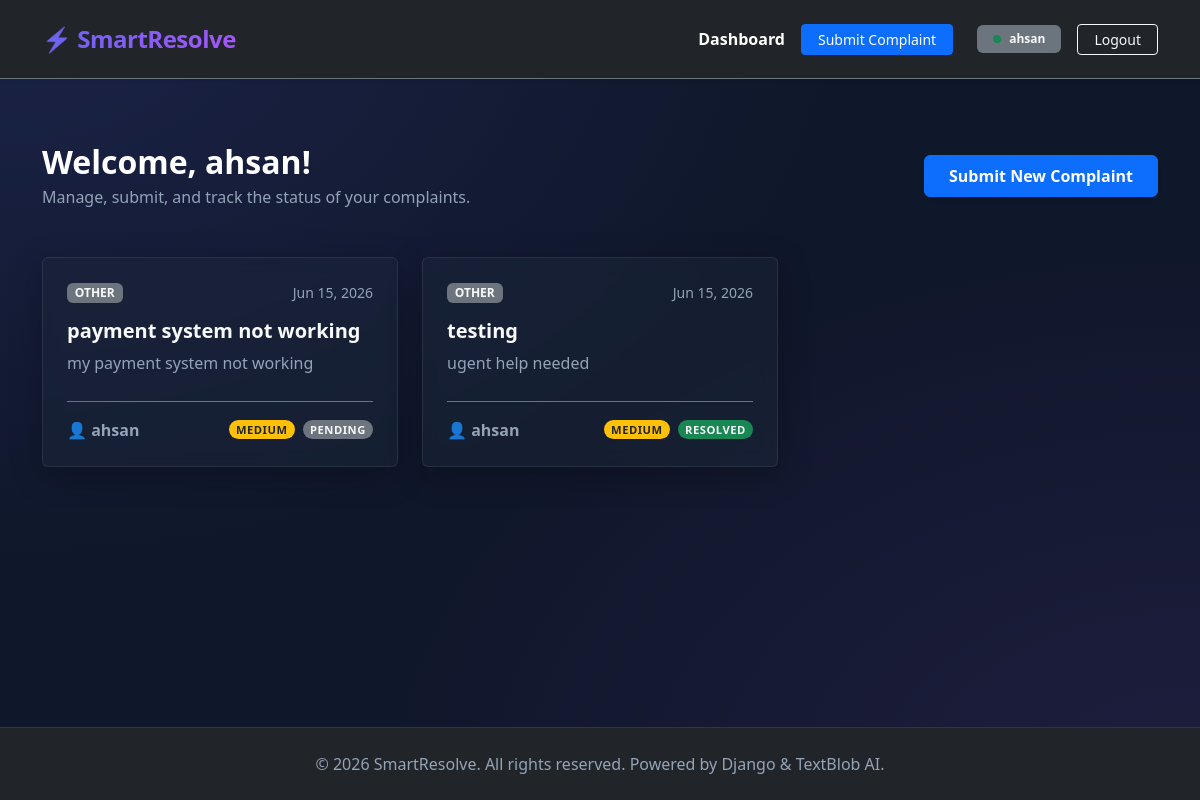
The page / (signed in) on the database its author committed.
### complaint/models.py (models this page shows, shortened)
class Complaint(models.Model):
    CATEGORY_CHOICES = [
        ('technical', 'Technical Support'),
        ('billing', 'Billing & Payments'),
        ('account', 'Account Issues'),
        ('feedback', 'General Feedback'),
        ('other', 'Other'),
    ]
    PRIORITY_CHOICES = [
        ('Low', 'Low'),
        ('Medium', 'Medium'),
        ('High', 'High'),
    ]
    STATUS_CHOICES = [
        ('Pending', 'Pending'),
        ('In Progress', 'In Progress'),
        ('Resolved', 'Resolved'),
    ]
    user = models.ForeignKey(User, on_delete=models.CASCADE, related_name='complaints')
    title = models.CharField(max_length=200)
    description = models.TextField()
    category = models.CharField(max_length=20, choices=CATEGORY_CHOICES, default='other')
    priority = models.CharField(max_length=10, choices=PRIORITY_CHOICES, default='Medium')
    status = models.CharField(max_length=15, choices=STATUS_CHOICES, default='Pending')
    sentiment_score = models.FloatField(null=True, blank=True)
    created_at = models.DateTimeField(auto_now_add=True)
    class Meta:
        ordering = ['-created_at']

### complaint/views.py (the view)
# urls.py: path('', views.dashboard_view, name='dashboard'),
@login_required(login_url='login')
def dashboard_view(request):
    if request.user.is_staff:
        complaints = Complaint.objects.all()
        pending_count = complaints.filter(status='Pending').count()
        progress_count = complaints.filter(status='In Progress').count()
        resolved_count = complaints.filter(status='Resolved').count()
        context = {
            'complaints': complaints,
            'pending_count': pending_count,
            'progress_count': progress_count,
            'resolved_count': resolved_count,
        }
    else:
        complaints = Complaint.objects.filter(user=request.user)
        context = {
            'complaints': complaints
        }
    return render(request, 'complaint/dashboard.html', context)

### complaint/templates/complaint/dashboard.html (shortened to what this page needs)
{% extends 'complaint/base.html' %}
{% block content %}
<div class="d-flex justify-content-between align-items-center mb-5 flex-wrap gap-3">
    <div>
        <h1 class="h2 fw-bold text-white mb-1">Welcome, {{ user.username }}!</h1>
        <p class="text-muted mb-0">
            {% if user.is_staff %}
                Systems Administrator | Overviewing all complaints in the database.
            {% else %}
                Manage, submit, and track the status of your complaints.
            {% endif %}
        </p>
    </div>
    {% if not user.is_staff %}
        <div>
            <a href="{% url 'complaint_create' %}" class="btn btn-primary px-4 py-2 fw-semibold shadow-sm">Submit New Complaint</a>
        </div>
    {% endif %}
</div>
{% if complaints %}
    <div class="row row-cols-1 row-cols-md-2 row-cols-lg-3 g-4">
        {% for complaint in complaints %}
            <div class="col">
                <a href="{% url 'complaint_detail' complaint.pk %}" class="complaint-card-link h-100 d-block">
                    <div class="card h-100 card-glass border-0">
                        <div class="card-body p-4 d-flex flex-column">
                            <div class="d-flex justify-content-between align-items-center mb-3">
                                <span class="badge bg-secondary text-light fs-8 px-2.5 py-1 text-uppercase fw-bold">{{ complaint.get_category_display }}</span>
                                <small class="text-muted">{{ complaint.created_at|date:"M d, Y" }}</small>
                            </div>
                            <h5 class="card-title fw-bold text-white mb-2">{{ complaint.title }}</h5>
                            <p class="card-text text-muted fs-7 mb-4 flex-grow-1" style="display: -webkit-box; -webkit-line-clamp: 3; -webkit-box-orient: vertical; overflow: hidden; line-height: 1.6;">
                                {{ complaint.description }}
                            </p>
                            <div class="border-top border-secondary pt-3 mt-auto d-flex justify-content-between align-items-center" onclick="event.stopPropagation(); event.preventDefault();">
                                <span class="fs-7 text-muted fw-semibold">👤 {{ complaint.user.username }}</span>
                                <div class="d-flex gap-2 align-items-center">
                                    {% if complaint.priority == 'Low' %}
                                        <span class="badge bg-info text-dark badge-custom">Low</span>
                                    {% elif complaint.priority == 'Medium' %}
                                        <span class="badge bg-warning text-dark badge-custom">Medium</span>
                                    {% else %}
                                        <span class="badge bg-danger text-light badge-custom">High</span>
                                    {% endif %}
                                    {% if user.is_staff %}
                                        <form action="{% url 'complaint_update_status' complaint.pk %}" method="post" class="m-0">
                                            {% csrf_token %}
                                            <select name="status" class="form-select form-select-sm bg-dark text-light border-secondary py-1 px-2 fs-8 rounded" onchange="this.form.submit()">
                                                <option value="Pending" {% if complaint.status == 'Pending' %}selected{% endif %}>Pending</option>
                                                <option value="In Progress" {% if complaint.status == 'In Progress' %}selected{% endif %}>In Progress</option>
                                                <option value="Resolved" {% if complaint.status == 'Resolved' %}selected{% endif %}>Resolved</option>
                                            </select>
                                        </form>
                                    {% else %}
                                        {% if complaint.status == 'Pending' %}
                                            <span class="badge bg-secondary text-light badge-custom">Pending</span>
                                        {% elif complaint.status == 'In Progress' %}
                                            <span class="badge bg-primary text-light badge-custom">In Progress</span>
                                        {% else %}
                                            <span class="badge bg-success text-light badge-custom">Resolved</span>
                                        {% endif %}
                                    {% endif %}
                                </div>
                            </div>
                        </div>
                    </div>
                </a>
            </div>
        {% endfor %}
    </div>
{% endif %}
{% endblock %}

### complaint/templates/complaint/base.html (shortened to what this page needs)
{% load static %}
<!DOCTYPE html>
<html lang="en" data-bs-theme="dark">
<head>
    <link href="https://cdn.jsdelivr.net/npm/bootstrap@5.3.3/dist/css/bootstrap.min.css" rel="stylesheet">
    <link rel="stylesheet" href="{% static 'complaint/style.css' %}">
</head>
<body>
    <nav class="navbar navbar-expand-lg navbar-dark bg-dark shadow-sm border-bottom border-secondary py-3">
        <div class="container">
            <a class="navbar-brand navbar-brand-custom fs-4" href="{% url 'dashboard' %}">SmartResolve</a>
            <div class="collapse navbar-collapse" id="navbarNav">
                <ul class="navbar-nav ms-auto align-items-center gap-2 mt-3 mt-lg-0">
                    {% if user.is_authenticated %}
                        <li class="nav-item">
                            <a class="nav-link {% if request.resolver_match.url_name == 'dashboard' %}active text-white fw-bold{% endif %}" href="{% url 'dashboard' %}">Dashboard</a>
                        </li>
                        {% if not user.is_staff %}
                            <li class="nav-item">
                                <a class="btn btn-primary btn-sm px-3" href="{% url 'complaint_create' %}">Submit Complaint</a>
                            </li>
                        {% endif %}
                        <li class="nav-item ms-lg-3">
                            <span class="badge bg-secondary text-light px-3 py-2 fs-7 d-flex align-items-center gap-2">
                                <span class="bg-success rounded-circle" style="width: 8px; height: 8px; display: inline-block;"></span>
                                {{ user.username }}
                            </span>
                        </li>
                        <li class="nav-item ms-lg-2">
                            <form action="{% url 'logout' %}" method="post" class="m-0">
                                <button type="submit" class="btn btn-outline-light btn-sm px-3">Logout</button>
                            </form>
                        </li>
                    {% endif %}
                </ul>
            </div>
        </div>
    </nav>
    <main class="container py-5 my-3 flex-grow-1">
        {% block content %}{% endblock %}
    </main>
    <footer class="footer bg-dark py-4 text-center text-muted">
        <div class="container">
            <p class="mb-0 fs-8">&copy; 2026 SmartResolve. All rights reserved. Powered by Django & TextBlob AI.</p>
        </div>
    </footer>
</body>
</html>

### complaint/static/complaint/style.css (style rules this page uses)
:root { --bg-main: #0F172A; --bg-gradient: radial-gradient(at 0% 0%, rgba(99, 102, 241, 0.15) 0px, transparent 50%), radial-gradient(at 100% 100%, rgba(168, 85, 247, 0.1) 0px, transparent 50%); }
body { background-color: var(--bg-main); background-image: var(--bg-gradient); background-attachment: fixed; color: #F8FAFC; min-height: 100vh; display: flex; flex-direction: column; }
.card-glass { background: rgba(30, 41, 59, 0.45) !important; backdrop-filter: blur(8px) !important; -webkit-backdrop-filter: blur(8px) !important; border: 1px solid rgba(255, 255, 255, 0.08) !important; box-shadow: 0 8px 32px 0 rgba(0, 0, 0, 0.25) !important; transition: all 0.3s cubic-bezier(0.4, 0, 0.2, 1); }
.complaint-card-link { text-decoration: none; color: inherit; }
.badge-custom { font-size: 0.7rem; font-weight: 700; text-transform: uppercase; letter-spacing: 0.5px; padding: 0.35em 0.65em; border-radius: 50rem; }
.navbar-brand-custom { font-weight: 800; letter-spacing: -0.5px; background: linear-gradient(135deg, #6366F1 0%, #A855F7 100%); -webkit-background-clip: text; -webkit-text-fill-color: transparent; }
.navbar-brand-custom::before { content: "⚡ "; }
footer { border-top: 1px solid rgba(255, 255, 255, 0.08); }
.text-muted { color: #94A3B8 !important; }
.card-title { color: #F8FAFC !important; }

### rows shown on the page
Complaint: category "OTHER", created_at "Jun 15, 2026", title "payment system not working", description "my payment system not working", user.username "ahsan", priority "MEDIUM", status "PENDING"
Complaint: category "OTHER", created_at "Jun 15, 2026", title "testing", description "ugent help needed", user.username "ahsan", priority "MEDIUM", status "RESOLVED"

### other values the page prints
{{ user.username }} "ahsan"
